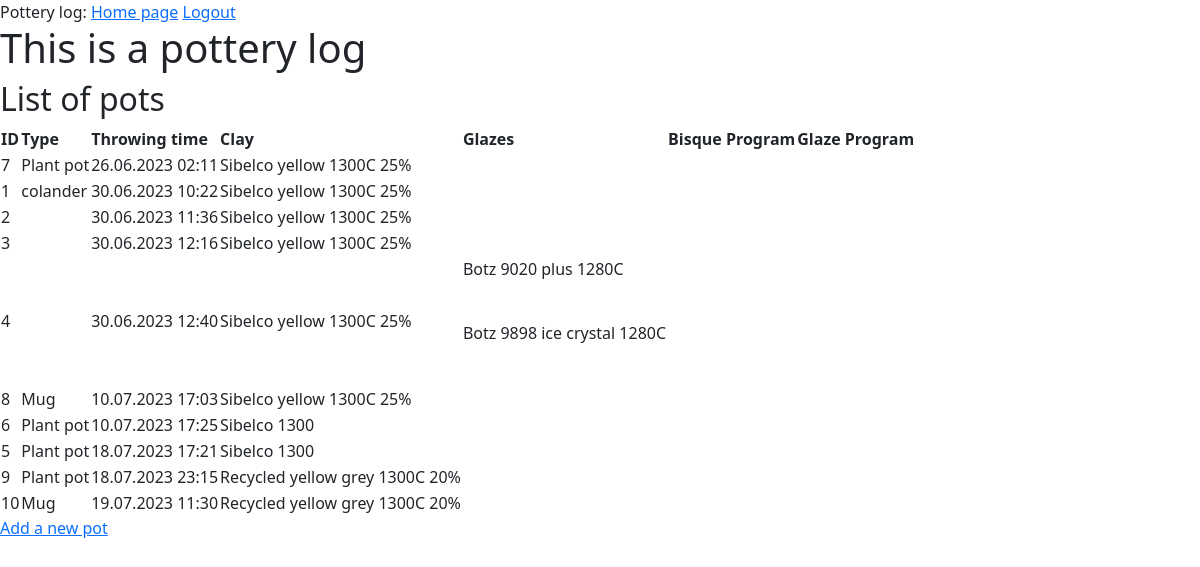
Before: /index (signed in) with the older database file.
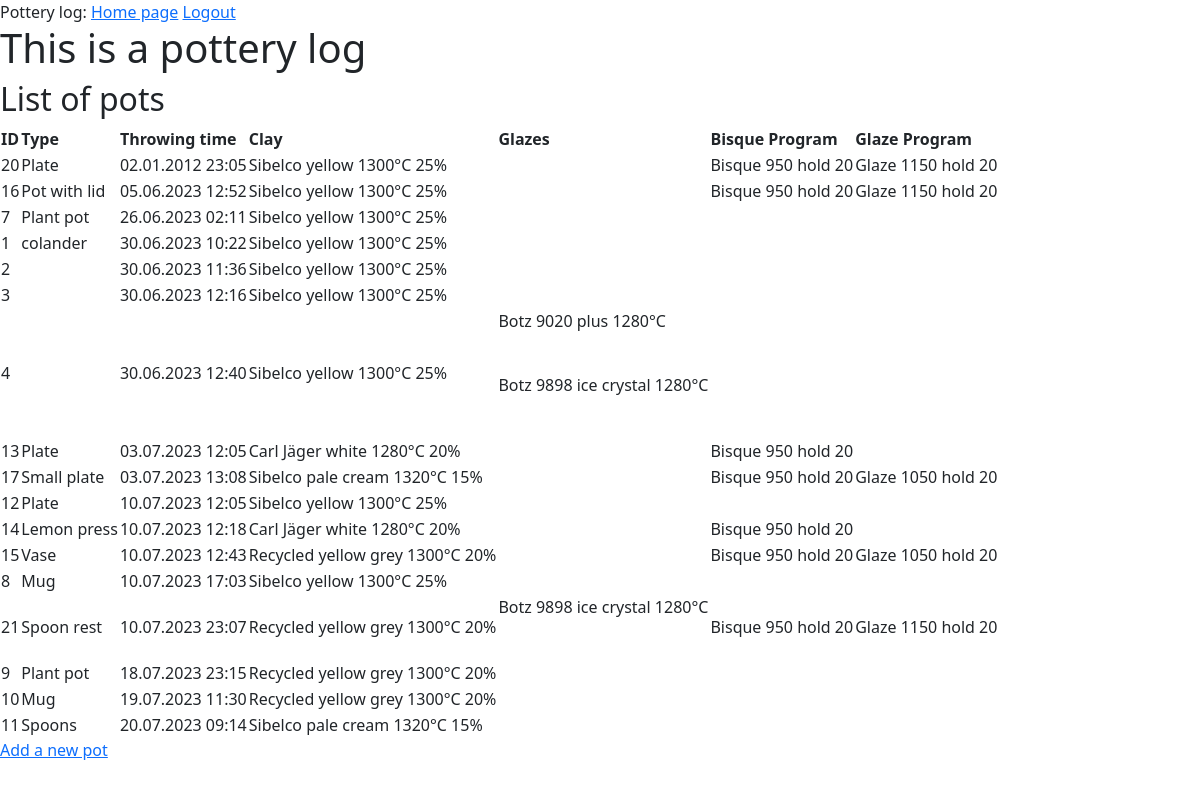
After: the same page with the newer database file.
### app/models.py (models this page shows, shortened)
class Pot(db.Model):
    __tablename__ = 'pot'
    id = db.Column(db.Integer, primary_key=True)
    vessel_type = db.Column(db.String(50))
    clay_type = db.Column(db.Integer, db.ForeignKey('clay.id'), index=True)
    author = db.Column(db.String(30), index=True)
    throw_date = db.Column(db.DateTime, index=True, default=lambda: germany_timezone.localize(datetime.now()))
    throw_weight = db.Column(db.Integer, index=True)
    throw_weight_unit = db.Column(db.String(10), default='g')
    throw_height = db.Column(db.String(140))
    throw_width = db.Column(db.String(140))
    throw_dimensions_unit = db.Column(db.String(10), default='cm')
    throw_notes = db.Column(db.Text)
    trim_date = db.Column(db.DateTime, index=True)
    trim_weight = db.Column(db.Integer, index=True)
    trim_weight_unit = db.Column(db.String(10))
    trim_surface_treatment = db.Column(db.String(140), index=True)
    trim_notes = db.Column(db.Text)
    bisque_fire_start = db.Column(db.DateTime, index=True)
    bisque_fire_program_id = db.Column(db.Integer, db.ForeignKey('firing_program.id'), index=True)
    bisque_fired_with_program = db.relationship('FiringProgram', back_populates='bisque_pots', foreign_keys=[bisque_fire_program_id])
    bisque_fire_kiln_id = db.Column(db.Integer, db.ForeignKey('kiln.id'), index=True, default=1)
    bisque_fired_with_kiln = db.relationship('Kiln', back_populates='bisque_fired_pots', foreign_keys=[bisque_fire_kiln_id])
    bisque_fire_end = db.Column(db.DateTime)
    bisque_fire_open = db.Column(db.DateTime)
    bisque_fire_notes = db.Column(db.Text)
    glaze_date = db.Column(db.DateTime, index=True)
    used_glazes = db.relationship('Glaze', secondary=pot_glaze, back_populates='glazed_pots', lazy='dynamic')
    glaze_notes = db.Column(db.Text)
    glaze_fire_start = db.Column(db.DateTime, index=True)
    glaze_fire_program_id = db.Column(db.Integer, db.ForeignKey('firing_program.id'), index=True)
    glaze_fired_with_program = db.relationship('FiringProgram', back_populates='glaze_pots', foreign_keys=[glaze_fire_program_id])
    glaze_fire_kiln_id = db.Column(db.Integer, db.ForeignKey('kiln.id'), index=True, default=1)
    glaze_fired_with_kiln = db.relationship('Kiln', back_populates='glaze_fired_pots', foreign_keys=[glaze_fire_kiln_id])
    glaze_fire_end = db.Column(db.DateTime, index=True)
    glaze_fire_open = db.Column(db.DateTime, index=True)
    glaze_fire_notes = db.Column(db.Text)
    def get_glaze_info(self):
        glaze_info = []
        for glaze in self.used_glazes:
            glaze_info.append(glaze.get_glaze_name())
        return glaze_info
    def get_clay_info(self):
        clay = Clay.query.get(self.clay_type)
        if clay:
            return '{} {} {}{} {}%'.format(clay.brand, clay.color, clay.temp_max, clay.temp_unit, clay.grog_percent)
        return self.clay_type

class Clay(db.Model):
    __tablename__ = 'clay'
    id = db.Column(db.Integer, primary_key=True)
    brand = db.Column(db.String(140), index=True)
    color = db.Column(db.String(140))
    temp_min = db.Column(db.Integer)
    temp_max = db.Column(db.Integer)
    temp_unit = db.Column(db.String(10), default='°C')
    grog_percent = db.Column(db.Integer)
    grog_size_max = db.Column(db.Float)
    grog_size_unit = db.Column(db.String(10), default='mm')
    pots = db.relationship('Pot', backref='made_with_clay', lazy='dynamic')

class FiringProgram(db.Model):
    __tablename__ = 'firing_program'
    id = db.Column(db.Integer, primary_key=True)
    type = db.Column(db.String(20))
    name = db.Column(db.String(100))
    associated_segments = db.relationship('FiringSegment', secondary=program_segment, back_populates='associated_programs', lazy='dynamic')
    bisque_pots = db.relationship('Pot', back_populates='bisque_fired_with_program', foreign_keys='[Pot.bisque_fire_program_id]', lazy='dynamic')
    glaze_pots = db.relationship('Pot', back_populates='glaze_fired_with_program', foreign_keys='[Pot.glaze_fire_program_id]', lazy='dynamic')

### app/controller.py (the view)
@app.route('/')
@app.route('/home')
@app.route('/index')
@login_required
def index():
    pots = Pot.query.order_by(Pot.throw_date.asc()).all()
    return render_template('index.html', title='Pottery log', pots=pots)

### app/models.py (called while the page is built)
@login.user_loader
def load_user(id):
    return User.query.get(int(id))

    def get_glaze_name(self):
        return '{} {} {} {}{}'.format(self.brand, self.brand_id, self.color, self.temp_max, self.temp_unit)

### app/templates/index.html
{% extends 'layout.html' %}
{% block main %}
<h1>This is a pottery log</h1>
<div>
    <h2>List of pots</h2>
    <table>
        <thead>
            <tr>
                <th>ID</th>
                <th>Type</th>
                <th>Throwing time</th>
                <th>Clay</th>
                <th>Glazes</th>
                <th>Bisque Program</th>
                <th>Glaze Program</th>
            </tr>
        </thead>
        <tbody>
            {% for pot in pots %}
            <tr>
                <td>{{ pot.id }}</td>
                <td>{{ pot.vessel_type or ''}}</td>
                <td>{{ pot.throw_date.strftime('%d.%m.%Y %H:%M') or ''}}</td>
                <td>{{ pot.get_clay_info() or '' }}</td>
                <td>{% for glaze in pot.get_glaze_info() %}
                    <p>{{ glaze or '' }}</p><br>
                    {% endfor %}
                </td>
                <td>{{ pot.bisque_fired_with_program.name or '' }}</td>
                <td>{{ pot.glaze_fired_with_program.name or '' }}</td>
            </tr>
            {% endfor %}
        </tbody>
    </table>
    <div>
        <a href="{{ url_for('add_pot') }}" class="button">Add a new pot</a>
    </div>
</div>
{% endblock %}

### app/templates/layout.html (shortened to what this page needs)
<!DOCTYPE html>
<html lang="en">
    <head>
        <link href="https://cdn.jsdelivr.net/npm/bootstrap@5.1.3/dist/css/bootstrap.min.css" rel="stylesheet">
        <link href="/static/styles.css" rel="stylesheet">
        <link rel="stylesheet" href="https://cdn.jsdelivr.net/npm/bootstrap-icons@1.8.0/font/bootstrap-icons.css">
    </head>
    <body>
        <main>
            <div>
                Pottery log:
                <a href="{{ url_for('index') }}">Home page</a>
                {% if current_user.is_anonymous %}
                <a href="{{ url_for('login') }}">Login</a>
                {% else %}
                <a href="{{ url_for('logout') }}">Logout</a>
                {% endif %}
            </div>
            {% block main %}
            {% endblock %}
        </main>
    </body>
</html>

Changed rows visible on the page:
removed Pot: id "6", vessel_type "Plant pot", throw_date "10.07.2023 17:25", clay_type "Sibelco 1300"
removed Pot: id "5", vessel_type "Plant pot", throw_date "18.07.2023 17:21", clay_type "Sibelco 1300"
added Pot: id "20", vessel_type "Plate", throw_date "02.01.2012 23:05", clay_type.grog_percent "Sibelco yellow 1300°C 25%", bisque_fired_with_program "Bisque 950 hold 20", glaze_fired_with_program "Glaze 1150 hold 20"
added Pot: id "16", vessel_type "Pot with lid", throw_date "05.06.2023 12:52", clay_type.grog_percent "Sibelco yellow 1300°C 25%", bisque_fired_with_program "Bisque 950 hold 20", glaze_fired_with_program "Glaze 1150 hold 20"
changed through a linked row, Pot id 7: clay_type.grog_percent "Sibelco yellow 1300C 25%" → "Sibelco yellow 1300°C 25%"
changed through a linked row, Pot "colander": clay_type.grog_percent "Sibelco yellow 1300C 25%" → "Sibelco yellow 1300°C 25%"
changed through a linked row, Pot id 2: clay_type.grog_percent "Sibelco yellow 1300C 25%" → "Sibelco yellow 1300°C 25%"
changed through a linked row, Pot id 3: clay_type.grog_percent "Sibelco yellow 1300C 25%" → "Sibelco yellow 1300°C 25%"
changed through a linked row, Pot id 4: clay_type.grog_percent "Sibelco yellow 1300C 25%" → "Sibelco yellow 1300°C 25%"
added Pot: id "13", vessel_type "Plate", throw_date "03.07.2023 12:05", clay_type.grog_percent "Carl Jäger white 1280°C 20%", bisque_fired_with_program "Bisque 950 hold 20"
added Pot: id "17", vessel_type "Small plate", throw_date "03.07.2023 13:08", clay_type.grog_percent "Sibelco pale cream 1320°C 15%", bisque_fired_with_program "Bisque 950 hold 20", glaze_fired_with_program "Glaze 1050 hold 20"
added Pot: id "12", vessel_type "Plate", throw_date "10.07.2023 12:05", clay_type.grog_percent "Sibelco yellow 1300°C 25%"
added Pot: id "14", vessel_type "Lemon press", throw_date "10.07.2023 12:18", clay_type.grog_percent "Carl Jäger white 1280°C 20%", bisque_fired_with_program "Bisque 950 hold 20"
added Pot: id "15", vessel_type "Vase", throw_date "10.07.2023 12:43", clay_type.grog_percent "Recycled yellow grey 1300°C 20%", bisque_fired_with_program "Bisque 950 hold 20", glaze_fired_with_program "Glaze 1050 hold 20"
changed through a linked row, Pot id 8: clay_type.grog_percent "Sibelco yellow 1300C 25%" → "Sibelco yellow 1300°C 25%"
added Pot: id "21", vessel_type "Spoon rest", throw_date "10.07.2023 23:07", clay_type.grog_percent "Recycled yellow grey 1300°C 20%", glaze "Botz 9898 ice crystal 1280°C", bisque_fired_with_program "Bisque 950 hold 20", glaze_fired_with_program "Glaze 1150 hold 20"
changed through a linked row, Pot id 9: clay_type.grog_percent "Recycled yellow grey 1300C 20%" → "Recycled yellow grey 1300°C 20%"
changed through a linked row, Pot id 10: clay_type.grog_percent "Recycled yellow grey 1300C 20%" → "Recycled yellow grey 1300°C 20%"
added Pot: id "11", vessel_type "Spoons", throw_date "20.07.2023 09:14", clay_type.grog_percent "Sibelco pale cream 1320°C 15%"
Other visible differences:
new list line: "Botz 9020 plus 1280°C"
new list line: "Botz 9898 ice crystal 1280°C"
list line gone: "Botz 9020 plus 1280C"
list line gone: "Botz 9898 ice crystal 1280C"
